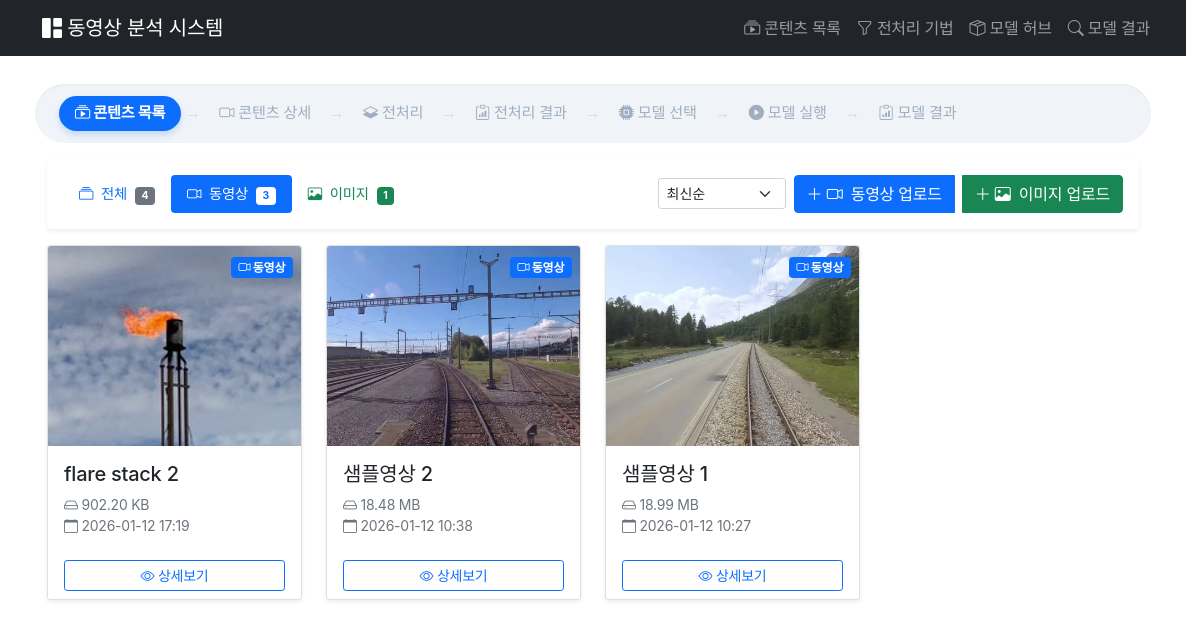
Screenshot of /contents/?tab=video&sort=newest with the database file from the repository.
### contents/models.py (models this page shows, shortened)
class Video(models.Model):
    title = models.CharField(max_length=200, verbose_name="제목")
    description = models.TextField(blank=True, verbose_name="설명")
    file = models.FileField(upload_to=video_upload_path, verbose_name="동영상 파일")
    thumbnail = models.ImageField(
        upload_to=thumbnail_upload_path, blank=True, null=True, verbose_name="썸네일"
    )
    file_size = models.BigIntegerField(default=0, verbose_name="파일 크기")
    uploaded_at = models.DateTimeField(auto_now_add=True, verbose_name="업로드 시간")
    class Meta:
        verbose_name = "동영상"
        verbose_name_plural = "동영상들"
        ordering = ["-uploaded_at"]
    def get_file_size_display(self):
        size = self.file_size
        for unit in ["B", "KB", "MB", "GB", "TB"]:
            if size < 1024.0:
                return f"{size:.2f} {unit}"
            size /= 1024.0
        return f"{size:.2f} PB"

### contents/views.py (the view, shortened to what this page needs)
# urls.py: path("", views.ContentListView.as_view(), name="content_list"),
class ContentListView(ListView):
    template_name = "contents/content_list.html"
    context_object_name = "content_items"
    paginate_by = 12
    def get_queryset(self):
        tab = self.request.GET.get("tab", "all")
        search = self.request.GET.get("search", "")
        sort = self.request.GET.get("sort", "newest")
        content_items = []
        if tab in ["all", "video"]:
            videos = Video.objects.all()
            if search:
                videos = videos.filter(title__icontains=search)
            for video in videos:
                content_items.append(
                    {
                        "type": "video",
                        "id": video.id,
                        "title": video.title,
                        "description": video.description,
                        "file": video.file,
                        "thumbnail": video.thumbnail,
                        "file_size": video.get_file_size_display(),
                        "uploaded_at": video.uploaded_at,
                        "obj": video,
                    }
                )
        if sort == "oldest":
            content_items.sort(key=lambda x: x["uploaded_at"])
        elif sort == "name_asc":
            content_items.sort(key=lambda x: x["title"].lower())
        elif sort == "name_desc":
            content_items.sort(key=lambda x: x["title"].lower(), reverse=True)
        else:  # newest (기본값)
            content_items.sort(key=lambda x: x["uploaded_at"], reverse=True)
        return content_items
    def get_context_data(self, **kwargs):
        context = super().get_context_data(**kwargs)
        context["tab"] = self.request.GET.get("tab", "all")
        context["search"] = self.request.GET.get("search", "")
        context["sort"] = self.request.GET.get("sort", "newest")
        context["video_count"] = Video.objects.count()
        context["image_count"] = ImageModel.objects.count()
        return context

### contents/templates/contents/content_list.html (shortened to what this page needs)
{% extends 'contents/base.html' %}
{% block breadcrumb %}
<nav aria-label="breadcrumb">
    <ol class="breadcrumb">
        <li class="custom-breadcrumb-item active">
            <a href="{% url 'content_list' %}">
                <i class="bi bi-collection-play"></i> 콘텐츠 목록
            </a>
        </li>
        <li class="custom-breadcrumb-item disabled">
            <span><i class="bi bi-camera-video"></i> 콘텐츠 상세</span>
        </li>
        <li class="custom-breadcrumb-item disabled">
            <span><i class="bi bi-layers-half"></i> 전처리</span>
        </li>
        <li class="custom-breadcrumb-item disabled">
            <span><i class="bi bi-clipboard-data"></i> 전처리 결과</span>
        </li>
        <li class="custom-breadcrumb-item disabled">
            <span><i class="bi bi-cpu-fill"></i> 모델 선택</span>
        </li>
        <li class="custom-breadcrumb-item disabled">
            <span><i class="bi bi-play-circle-fill"></i> 모델 실행</span>
        </li>
        <li class="custom-breadcrumb-item disabled">
            <span><i class="bi bi-clipboard-data"></i> 모델 결과</span>
        </li>
    </ol>
</nav>
{% endblock breadcrumb %}
{% block content %}
<div class="container-fluid">
    <div class="card mb-3 border-0 shadow-sm">
        <div class="card-body p-2 p-md-3">
            <div class="d-flex gap-2 align-items-center flex-wrap">
                <ul class="nav nav-pills flex-shrink-0">
                    <li class="nav-item">
                        <a class="nav-link py-1 py-md-2 px-2 px-md-3 {% if tab == 'all' %} active {% endif %}"
                        href = "?tab=all{% if search %}&search={{ search}}{% endif %}{% if sort %}&sort={{ sort }}{% endif %}" title="전체">
                            <i class="bi bi-collection"></i>
                            <span class="d-none d-lg-inline ms-1">전체</span>
                            <span class="badge {% if tab == 'all' %}bg-white text-primary{% else %}bg-secondary{% endif %} ms-1" style="font-size: 0.65rem;">{{ video_count|add:image_count }}</span>
                        </a>
                    </li>
                    <li class="nav-item">
                        <a class="nav-link py-1 py-md-2 px-2 px-md-3 {% if tab == 'video' %}active{% endif %}"
                        href="?tab=video{% if search %}&search={{ search }}{% endif %}{% if sort %}&sort={{ sort }}{% endif %}"
                        title="동영상">
                            <i class="bi bi-camera-video"></i>
                            <span class="d-none d-lg-inline ms-1">동영상</span>
                            <span class="badge {% if tab == 'video' %}bg-white text-primary{% else %}bg-primary{% endif %} ms-1" style="font-size: 0.65rem;">{{ video_count }}</span>
                        </a>
                    </li>
                    <li class="nav-item">
                        <a class="nav-link py-1 py-md-2 px-2 px-md-3 {% if tab == 'image' %}active{% endif %}"
                        href="?tab=image{% if search %}&search={{ search }}{% endif %}{% if sort %}&sort={{ sort }}{% endif %}"
                        title="이미지">
                            <i class="bi bi-image {% if tab == 'image' %}text-white{% else %}text-success{% endif %}"></i>
                            <span class="d-none d-lg-inline {% if tab == 'image' %} text-white{% else %}text-success{% endif %} ms-1">이미지</span>
                            <span class="badge {% if tab == 'image' %}bg-white text-primary{% else %}bg-success{% endif %} ms-1" style="font-size: 0.65rem;">{{ image_count }}</span>
                        </a>
                    </li>
                </ul>
                <div class="flex-shrink-0">
                    <select name="sort" class="form-select form-select-sm" onchange="location.href='?tab={{ tab }}{% if search %}&search={{ search }}{% endif %}&sort=' + this.value">
                        <option value="newest" {% if sort == 'newest' or not sort %}selected{% endif %}>최신순</option>
                    </select>
                </div>
                <div class="btn-group d-flex gap-2" role="group">
                    <a href="{% url 'upload_content' %}?type=video" class="btn btn-primary" title="동영상 업로드">
                        <i class="bi bi-plus-lg"></i>
                        <i class="bi bi-camera-video"></i>
                        <span class="d-none d-xl-inline ms-1">동영상 업로드</span>
                    </a>
                    <a href="{% url 'upload_content' %}?type=image" class="btn btn-success" title="이미지 업로드">
                        <i class="bi bi-plus-lg"></i>
                        <i class="bi bi-image"></i>
                        <span class="d-none d-xl-inline ms-1">이미지 업로드</span>
                    </a>
                </div>
            </div>
        </div>
    </div>
    {% if content_items %}
    <div class="row row-cols-1 row-cols-md-3 row-cols-lg-4 g-4">
        {% for item in content_items %}
        <div class="col">
            <div class="card h-100 shadow-sm hover-card">
                <div class="position-relative" style="height: 200px; overflow: hidden;">
                    {% if item.thumbnail %}
                        <img src="{{ item.thumbnail.url }}" class="card-img-top h-100 w-100"
                            style="object-fit: cover;" alt="{{ item.title }}">
                    {% endif %}
                    <span class="position-absolute top-0 end-0 m-2">
                        {% if item.type == 'video' %}
                            <span class="badge bg-primary">
                                <i class="bi bi-camera-video"></i> 동영상
                            </span>
                        {% else %}
                            <span class="badge bg-success">
                                <i class="bi bi-image"></i> 이미지
                            </span>
                        {% endif %}
                    </span>
                </div>
                <div class="card-body">
                    <h5 class="card-title text-truncate" title="{{ item.title }}">{{ item.title }}</h5>
                    <p class="card-text small text-muted">
                        <i class="bi bi-hdd"></i> {{ item.file_size }}
                        <br><i class="bi bi-calendar"></i> {{ item.uploaded_at|date:"Y-m-d H:i" }}
                    </p>
                </div>
                <div class="card-footer bg-white border-0">
                    <div class="d-grid gap-2">
                        {% if item.type == 'video' %}
                            <a href="{% url 'video_detail' item.id %}" class="btn btn-sm btn-outline-primary">
                                <i class="bi bi-eye"></i> 상세보기
                            </a>
                        {% else %}
                            <a href="{% url 'image_detail' item.id %}" class="btn btn-sm btn-outline-success">
                                <i class="bi bi-eye"></i> 상세보기
                            </a>
                        {% endif %}
                    </div>
                </div>
            </div>
        </div>
        {% endfor %}
    </div>
    {% endif %}
</div>
{% endblock %}

### contents/templates/contents/base.html (style rules this page uses)
body { padding-top: 60px; }
.breadcrumb { background-color: #f0f4f8; padding: 0.75rem 1.5rem; border-radius: 50px; box-shadow: inset 0 1px 2px rgba(0,0,0,0.05); display: flex; align-items: center; gap: 5px; }
.custom-breadcrumb-item { display: inline-flex; align-items: center; font-size: 0.95rem; }
.custom-breadcrumb-item.active a { color: #ffffff !important; background-color: #0d6efd; font-weight: 700; padding: 6px 16px; border-radius: 20px; box-shadow: 0 4px 6px rgba(13, 110, 253, 0.2); text-decoration: none; }
.custom-breadcrumb-item.disabled span { color: #a0aec0; padding: 6px 14px; }
.custom-breadcrumb-item:not(:last-child)::after { content: '→'; font-family: serif; margin-left: 4px; color: #cbd5e0; font-weight: normal; }
body, .accordion-button, .btn, .pipeline-step span { font-family: 'Pretendard Variable', Pretendard, -apple-system, sans-serif !important; letter-spacing: -0.015rem; }
.nav-pills .nav-link { font-size: 0.85rem; white-space: nowrap; }
@media (min-width: 992px) { .nav-pills .nav-link { font-size: 0.9rem; } }
html { scrollbar-gutter: stable; background-color: #ffffff; }

### contents/templates/contents/content_list.html (style rules this page uses)
.hover-card { transition: transform 0.2s, box-shadow 0.2s; }

### rows the page displays
Video: shows a picture, title "flare stack 2", file_size "902.20 KB", uploaded_at "2026-01-12 17:19"
Video: shows a picture, title "샘플영상 2", file_size "18.48 MB", uploaded_at "2026-01-12 10:38"
Video: shows a picture, title "샘플영상 1", file_size "18.99 MB", uploaded_at "2026-01-12 10:27"

### other values shown
{{ video_count|add:image_count }} "4"
{{ video_count }} "3"
{{ image_count }} "1"
